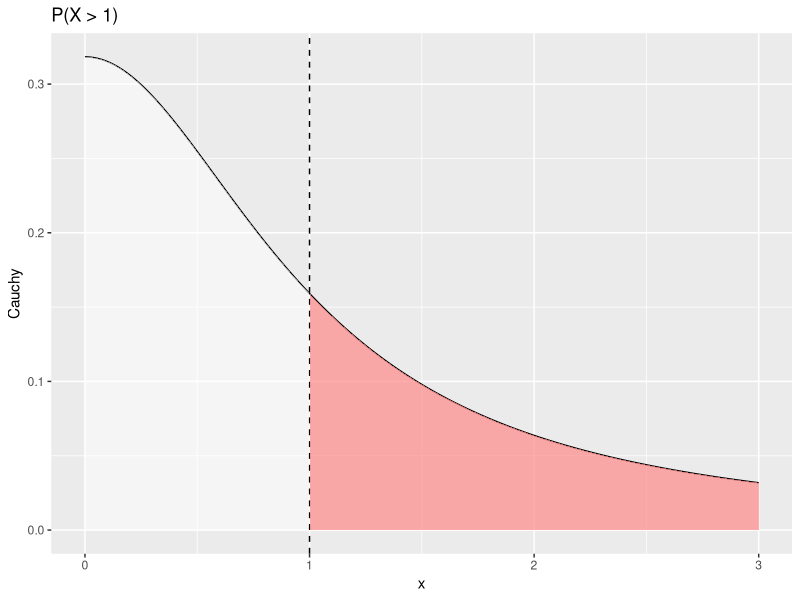
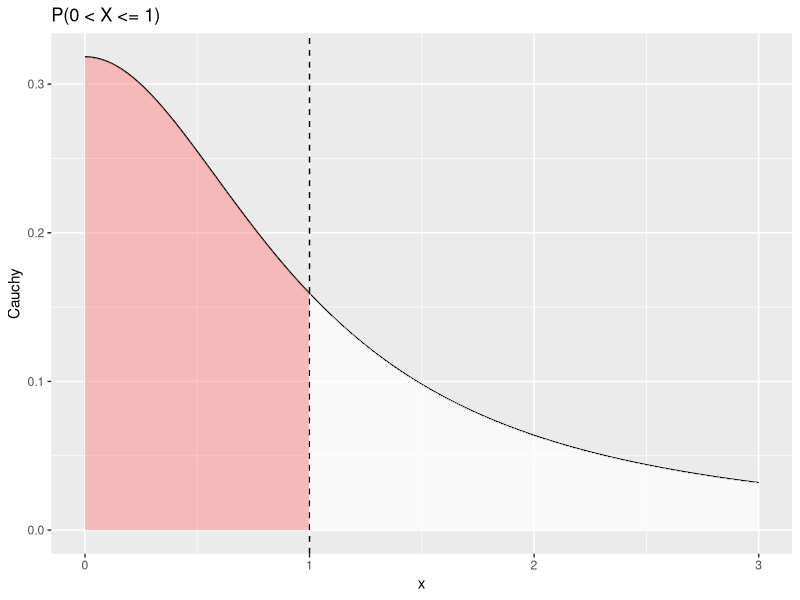

R code for these plots, in order:
library(dplyr)
library(ggplot2)
options(scipen = 100)
set.seed(15) # 3 + 12
# Question 1
# X ~ Cauchy(0,1)
# 直接算機率
1 - pcauchy(1)
x = seq(0,3,by = 0.001)
fx = dcauchy(x)
data <- data.frame(x = x, Cauchy = dcauchy(x))
data <- mutate(data,new = ifelse(x > 1, "blue", "white"))
temp1 <- data[1:1000,]
temp2 <- data[1001:length(x),]

ggplot()+
  geom_line(data = data,aes(x = x, y = Cauchy))+
  geom_vline(xintercept = 1,linetype = 2)+
  geom_ribbon(data = temp1, aes(x = x,ymin = 0, ymax = Cauchy), fill = "white",alpha = 0.5)+
  geom_ribbon(data = temp2, aes(x = x,ymin = 0, ymax = Cauchy), fill = "#FF8888", alpha = 0.7)+
  labs(title = "P(X > 1)")

ggplot()+
  geom_line(data = data,aes(x = x, y = Cauchy))+
  geom_vline(xintercept = 1,linetype = 2)+
  geom_ribbon(data = temp1, aes(x = x,ymin = 0, ymax = Cauchy), fill = "#FF8888",alpha = 0.5)+
  geom_ribbon(data = temp2, aes(x = x,ymin = 0, ymax = Cauchy), fill = "white", alpha = 0.7)+
  labs(title = "P(0 < X <= 1)")


# Cauchy為中心點為0的對稱分佈
# P(X>1)=0.25、P(0<X<1)=0.25
# 接著我們使用下列方法來降低變異數
# 都取1000個theta.hat去估計theta
N = 1000
# Monte-Carlo Integration -------------------------------------------------

cauchy <- function(x){
  return(1/(pi*(1+x^2)))
}
theta.hat <- NULL
for(i in 1:1000){
  # 從cauchy抽取樣本
  x <- runif(N)
  x <- cauchy(x)
  theta.hat[i]<-0.5 - mean(x)}
Mc.mean <- mean(theta.hat)
Mc.var <- var(theta.hat)
    
# Hit or miss1 ------------------------------------------------------------


theta.hat <- NULL
for ( i in 1:1000){
x <- rcauchy(N)
theta.hat[i] <- mean(x > 1)}
Hm1.mean <- mean(theta.hat)
Hm1.var <- var(theta.hat)


# Hit or miss2 ------------------------------------------------------------


theta.hat = NULL
for(i in 1:1000){
  x <- rcauchy(1000) %>% abs()
  theta.hat[i] <- 0.5*mean(x > 1)
}
Hm2.mean <- mean(theta.hat)
Hm2.var <- var(theta.hat)

# Hit or miss3 ------------------------------------------------------------


theta.hat <- NULL
cauchy <- function(x){
  return(1/(pi*(1+x^2)))}
for(i in 1:1000){
  x <- runif(N)
  theta.hat[i] <- (1- mean(2*cauchy(x)))/2
  }
Hm3.mean <- mean(theta.hat)
Hm3.var <- var(theta.hat)

# Antithetic Variate ------------------------------------------------------

for( i in 1:1000){
    x <- runif(N/2)
    y <- 1 - x
    temp1 <- cauchy(x)
    temp2 <- cauchy(y)
    theta.hat[i] <-0.5 - 0.5*(mean(temp1)+mean(temp2))}
  AV.mean <- mean(theta.hat)
  AV.var <- var(theta.hat)

# Importance Sampling -----------------------------------------------------

hes <- function(x){
  return(1/(pi*(1 + x^(-2))))
} 

theta.hat <- NULL
for(i in 1:1000){
  U <- runif(N)
  x <- 1/U
  theta.hat[i] <- mean(hes(x))
}
Is.mean <- mean(theta.hat)
Is.var <- var(theta.hat)

# Control variate ---------------------------------------------------------
# 令另一個function為1/(1+x)

f <- function(x){
  return(1/(1+x))
  }
cauchy <- function(x){
  return(1/(pi*(1+x^2)))
}
theta.hat = NULL
for(i in 1:N){
u <- runif(1000)
B <- f(u)
A <- cauchy(u)
a <- -cov(A,B) / var(B) #est of c*

x <- runif(N)
T1 <-0.5 -  cauchy(x)
theta.hat[i]<-  0.5 - mean(T1 + a * (f(x) -log(2, base = exp(1))))
}
Cv.mean <- mean(theta.hat)
Cv.var <- var(theta.hat)
# Stratified Sampling -----------------------------------------------------
# 切5層

cauchy <- function(x){
  return(1/(pi*(1+x^2)))
}

SS = NULL
for(i in 1:N){
x1 <- runif(N/5, 0, 0.2)
x2 <- runif(N/5, 0.2, 0.4)
x3 <- runif(N/5, 0.4, 0.6)
x4 <- runif(N/5, 0.6, 0.8)
x5 <- runif(N/5, 0.8, 1)
S1 <- 0.5 - mean(cauchy(x1))
S2 <- 0.5 - mean(cauchy(x2))
S3 <- 0.5 - mean(cauchy(x3))
S4 <- 0.5 - mean(cauchy(x4))
S5 <- 0.5 - mean(cauchy(x5))
SS[i] <- mean(c(S1, S2, S3, S4, S5))
}
SS.mean <- mean(SS)
SS.var <- var(SS)

tmp1 <- c(Mc.mean, Hm1.mean, Hm2.mean, Hm3.mean, AV.mean, Is.mean, Cv.mean, SS.mean)
tmp2 <- c(Mc.var, Hm1.var, Hm2.var, Hm3.var, AV.var, Is.var, Cv.var, SS.var)
table <- rbind(tmp1, tmp2)
rownames(table) <- c("Mean","Variance")
colnames(table) <- c("Monte-Carlo", "Hit or miss1", "Hit or miss2", "Hit or miss3", "Antithetic",
                     " Importance", "Control", "Stratified(5)")
table %>% round(., digits = 8)

